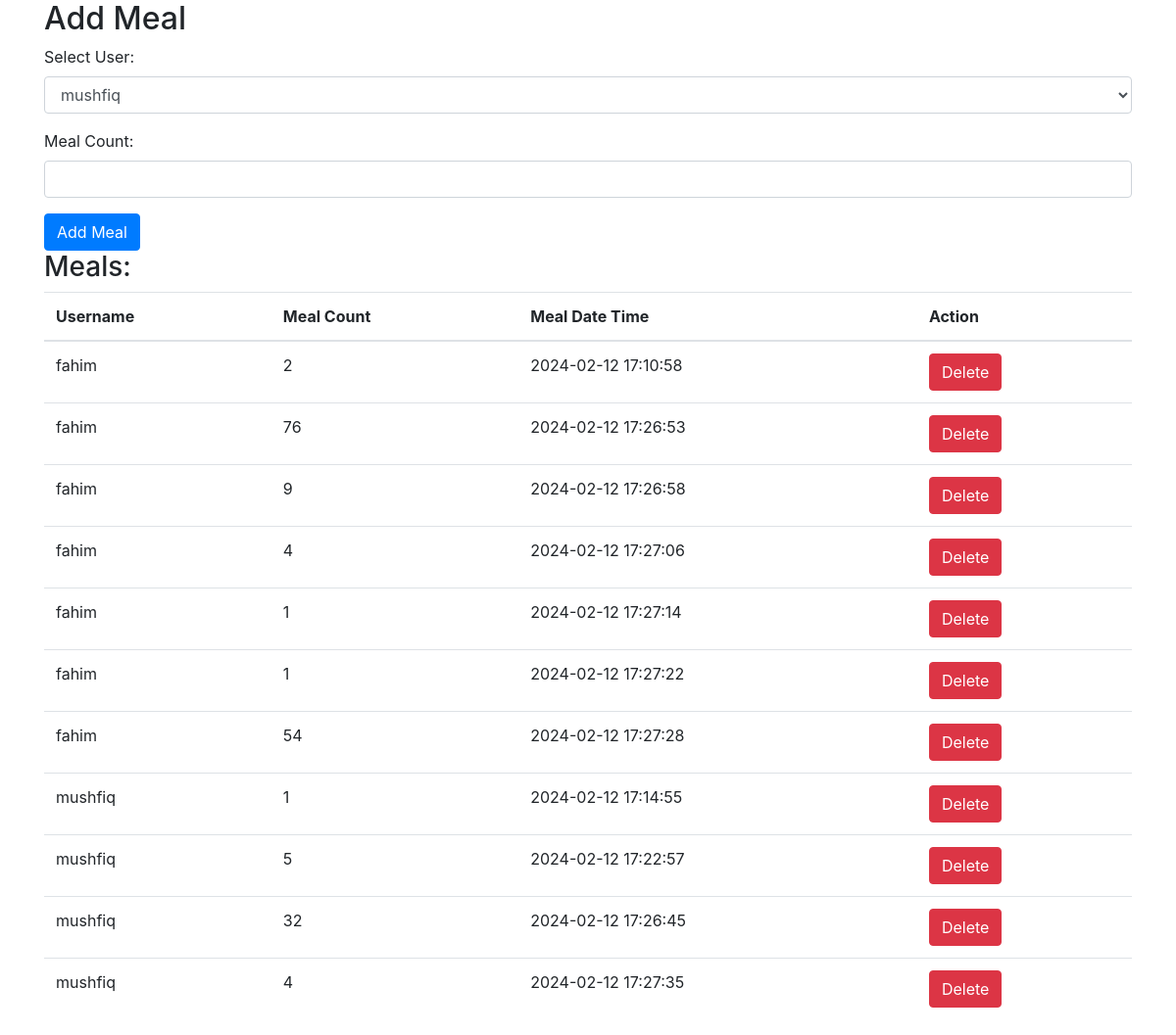
The app's page /add_meal.php (signed in) with its own data.
### tables this page shows
CREATE TABLE IF NOT EXISTS `meal` (
  `id` int NOT NULL AUTO_INCREMENT,
  `user_id` int DEFAULT NULL,
  `mess_id` int DEFAULT NULL,
  `meal_count` int DEFAULT NULL,
  `datetime` timestamp NULL DEFAULT CURRENT_TIMESTAMP,
  PRIMARY KEY (`id`),
  KEY `user_id` (`user_id`),
  KEY `mess_id` (`mess_id`),
  CONSTRAINT `meal_ibfk_1` FOREIGN KEY (`user_id`) REFERENCES `users` (`id`),
  CONSTRAINT `meal_ibfk_2` FOREIGN KEY (`mess_id`) REFERENCES `mess_members` (`mess_id`)
);

CREATE TABLE IF NOT EXISTS `users` (
  `id` int NOT NULL AUTO_INCREMENT,
  `username` varchar(50) NOT NULL,
  `password` varchar(255) NOT NULL,
  PRIMARY KEY (`id`),
  UNIQUE KEY `username` (`username`)
);

### data/db.php (called while the page is built, shortened)
<?php
class Database {
    private $servername = "localhost";
    private $username = "root";
    private $password = "";
    private $database = "mess";
    public function __construct() {
        $this->conn = mysqli_connect($this->servername, $this->username, $this->password, $this->database);
    }
}
?>

### add_meal.php (the view, shortened to what this page needs)
<?php
require_once 'data/db.php';
$db = new Database();
$username = $_SESSION['username'];
$user_query = "SELECT id FROM users WHERE username='$username'";
$user_result = mysqli_query($db->conn, $user_query);
if (mysqli_num_rows($user_result) == 1) {
    $row = mysqli_fetch_assoc($user_result);
    $user_id = $row['id'];
    $mess_members_query = "SELECT mess_id FROM mess_members WHERE user_id='$user_id'";
    $mess_members_result = mysqli_query($db->conn, $mess_members_query);
    if (mysqli_num_rows($mess_members_result) > 0) {
        $mess_row = mysqli_fetch_assoc($mess_members_result);
        $mess_id = $mess_row['mess_id'];
        $members_query = "SELECT id, username FROM users WHERE id IN (SELECT user_id FROM mess_members WHERE mess_id='$mess_id')";
        $members_result = mysqli_query($db->conn, $members_query);
    } else {
        echo "<p>You are not associated with any mess.</p>";
        exit();
    }
} else {
    echo "Error: User not found.";
    exit();
}
?>
<!DOCTYPE html>
<html lang="en">
<head>
    <link rel="stylesheet" href="https://stackpath.bootstrapcdn.com/bootstrap/4.5.2/css/bootstrap.min.css">
</head>
<body>
    <div class="container">
        <h2>Add Meal</h2>
        <form method="POST" action="<?php echo htmlspecialchars($_SERVER["PHP_SELF"]); ?>">
            <div class="form-group">
                <label for="user_id">Select User:</label>
                <select class="form-control" id="user_id" name="user_id">
                    <?php
                    while ($member = mysqli_fetch_assoc($members_result)) {
                        echo "<option value='" . $member['id'] . "'>" . $member['username'] . "</option>";
                    }
                    ?>
                </select>
            </div>
            <div class="form-group">
                <label for="meal_count">Meal Count:</label>
                <input type="number" class="form-control" id="meal_count" name="meal_count" min="1" required>
            </div>
            <button type="submit" class="btn btn-primary">Add Meal</button>
        </form>
    </div>
    <?php
require_once 'data/db.php';
$db = new Database();
$username = $_SESSION['username'];
$user_query = "SELECT id FROM users WHERE username='$username'";
$user_result = mysqli_query($db->conn, $user_query);
if (mysqli_num_rows($user_result) == 1) {
    $row = mysqli_fetch_assoc($user_result);
    $user_id = $row['id'];
    $mess_members_query = "SELECT * FROM mess_members WHERE user_id='$user_id'";
    $mess_members_result = mysqli_query($db->conn, $mess_members_query);
    if (mysqli_num_rows($mess_members_result) > 0) {
        $mess_row = mysqli_fetch_assoc($mess_members_result);
        $mess_id = $mess_row['mess_id'];
        $meals_query = "SELECT meal.id, users.username, meal.meal_count, meal.datetime
                        FROM meal
                        INNER JOIN users ON meal.user_id = users.id
                        WHERE meal.mess_id = '$mess_id'";
        $meals_result = mysqli_query($db->conn, $meals_query);
    } else {
        echo "<p>You are not associated with any mess.</p>";
    }
} else {
    echo "Error: User not found.";
    exit();
}
?>
<div class="container">
    <h3>Meals:</h3>
    <table class="table">
        <thead>
            <tr>
                <th>Username</th>
                <th>Meal Count</th>
                <th>Meal Date Time</th>
                <th>Action</th>
            </tr>
        </thead>
        <tbody>
            <?php
            while ($meal = mysqli_fetch_assoc($meals_result)) {
                echo "<tr>";
                echo "<td>" . $meal['username'] . "</td>";
                echo "<td>" . $meal['meal_count'] . "</td>";
                echo "<td>" . $meal['datetime'] . "</td>";
                echo "<td>
                    <form method='POST' action='" . $_SERVER["PHP_SELF"] . "'>
                        <input type='hidden' name='meal_id' value='" . $meal['id'] . "'>
                        <button type='submit' name='delete_meal' class='btn btn-danger'>Delete</button>
                    </form>
                </td>";
                echo "</tr>";
            }
            ?>
        </tbody>
    </table>
</div>
</body>
</html>

### records on screen
meal: user.username "fahim", meal_count "2", datetime "2024-02-12 17:10:58"
meal: user.username "fahim", meal_count "76", datetime "2024-02-12 17:26:53"
meal: user.username "fahim", meal_count "9", datetime "2024-02-12 17:26:58"
meal: user.username "fahim", meal_count "4", datetime "2024-02-12 17:27:06"
meal: user.username "fahim", meal_count "1", datetime "2024-02-12 17:27:14"
meal: user.username "fahim", meal_count "1", datetime "2024-02-12 17:27:22"
meal: user.username "fahim", meal_count "54", datetime "2024-02-12 17:27:28"
meal: user.username "mushfiq", meal_count "1", datetime "2024-02-12 17:14:55"
meal: user.username "mushfiq", meal_count "5", datetime "2024-02-12 17:22:57"
meal: user.username "mushfiq", meal_count "32", datetime "2024-02-12 17:26:45"
meal: user.username "mushfiq", meal_count "4", datetime "2024-02-12 17:27:35"

### other values on screen
form field user_id "mushfiq"
